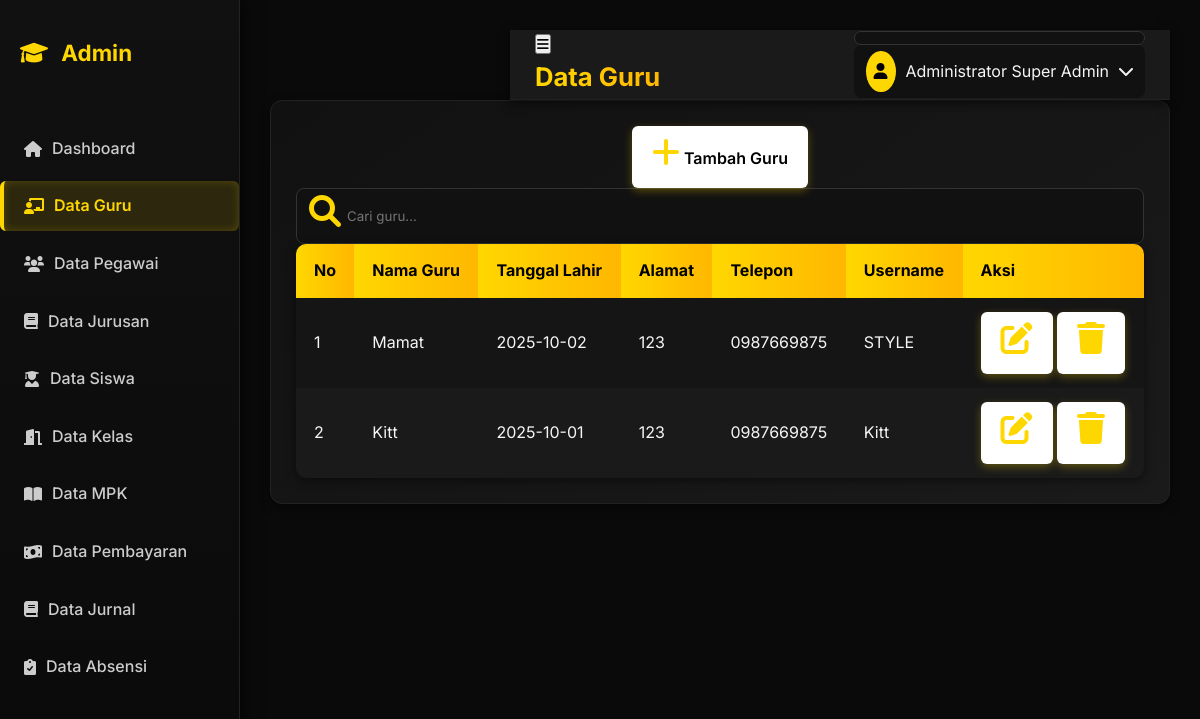
The app's page /Admin/index.php?page=guru with its own data.
### tables this page shows
CREATE TABLE `guru` (
  `id_guru` int NOT NULL,
  `nama_guru` varchar(100) NOT NULL,
  `tgl_lahir` date NOT NULL,
  `alamat` text NOT NULL,
  `telp` varchar(15) NOT NULL,
  `username` varchar(20) NOT NULL,
  `password` varchar(255) NOT NULL
);

### Admin/guru.php (the view, shortened to what this page needs)
<?php
include "koneksi.php";
$cari = "";
if (isset($_GET['cari']) && $_GET['cari'] != "") {
    $cari = $_GET['cari'];
    $result = mysqli_query($koneksi, "SELECT * FROM guru
                                      WHERE nama_guru LIKE '%$cari%'
                                      ORDER BY id_guru DESC");
} else {
    $result = mysqli_query($koneksi, "SELECT * FROM guru ORDER BY id_guru DESC");
}
?>
<div class="card">
    <div class="card-header">
        <div class="page-actions">
            <a href="guru_tambah.php" class="btn">
                <i class="fas fa-plus"></i> Tambah Guru
            </a>
            <form method="get" action="">
                <div class="search-box">
                    <i class="fas fa-search"></i>
                    <input type="search" name="cari" placeholder="Cari guru..." value="<?= htmlspecialchars($cari) ?>">
                </div>
            </form>
        </div>
    </div>
    <div class="card-body">
        <div class="table-container">
            <table class="table">
                <thead>
                    <tr>
                        <th>No</th>
                        <th>Nama Guru</th>
                        <th>Tanggal Lahir</th>
                        <th>Alamat</th>
                        <th>Telepon</th>
                        <th>Username</th>
                        <th>Aksi</th>
                    </tr>
                </thead>
                <tbody>
                <?php
                $no = 1;
                if (mysqli_num_rows($result) > 0) {
                    while ($row = mysqli_fetch_assoc($result)) { ?>
                        <tr>
                            <td><?= $no++ ?></td>
                            <td><?= $row['nama_guru'] ?></td>
                            <td><?= $row['tgl_lahir'] ?></td>
                            <td><?= $row['alamat'] ?></td>
                            <td><?= $row['telp'] ?></td>
                            <td><?= $row['username'] ?></td>
                            <td>
                                <a href="guru_edit.php?id=<?= $row['id_guru'] ?>" class="btn btn-sm btn-warning">
                                    <i class="fas fa-edit"></i>
                                </a>
                                <a href="guru_hapus.php?id=<?= $row['id_guru'] ?>"
                                   class="btn btn-sm btn-danger"
                                   onclick="return confirm('Yakin ingin menghapus guru ini?')">
                                   <i class="fas fa-trash"></i>
                                </a>
                            </td>
                        </tr>
                <?php }
                } else { ?>
                    <tr>
                        <td colspan="7" class="text-center text-muted">⚠️ Data tidak ditemukan</td>
                    </tr>
                <?php } ?>
                </tbody>
            </table>
        </div>
    </div>
</div>

### Admin/style.css (style rules this page uses)
* { margin: 0; padding: 0; box-sizing: border-box; font-family: 'Inter', sans-serif; }
html { scroll-behavior: smooth; }
body { background: #0a0a0a; color: #f5f5f5; line-height: 1.6; min-height: 100vh; overflow-x: hidden; }
a, button, .card, .sidebar, .header, .user-menu, .btn { transition: all 0.3s ease; }
.search-box { background: #111; padding: 6px 12px; border-radius: 8px; display: flex; align-items: center; border: 1px solid #333; transition: 0.3s; }
.search-box input { border: none; outline: none; background: transparent; color: #FFD700; margin-left: 6px; width: 140px; min-width: 80px; }
.card { background: linear-gradient(145deg, #111, #1a1a1a); border-radius: 12px; padding: 25px; border: 1px solid #222; text-align: center; box-shadow: 0 4px 10px rgba(0,0,0,0.5); transform: translateY(0); }
.card i { font-size: 2rem; color: #FFD700; margin-bottom: 10px; }
.table { width: 100%; border-collapse: collapse; overflow: hidden; border-radius: 10px; background: #111; box-shadow: 0 2px 10px rgba(0,0,0,0.5); }
.table th, .table td { padding: 14px 18px; text-align: left; }
.table th { background: linear-gradient(90deg, #FFD700, #ffb700); color: #000; font-weight: 700; }
.table tr:nth-child(even) { background: #1a1a1a; }
.table tr:nth-child(odd) { background: #151515; }
.btn { display: inline-block; padding: 10px 20px; background: linear-gradient(90deg, #ffffff, #ffffff); color: #000; font-weight: 600; text-decoration: none; border-radius: 6px; box-shadow: 0 3px 8px rgba(255,215,0,0.3); }

### records on screen
guru: nama_guru "Mamat", tgl_lahir "2025-10-02", alamat "123", telp "0987669875", username "STYLE"
guru: nama_guru "Kitt", tgl_lahir "2025-10-01", alamat "123", telp "0987669875", username "Kitt"
